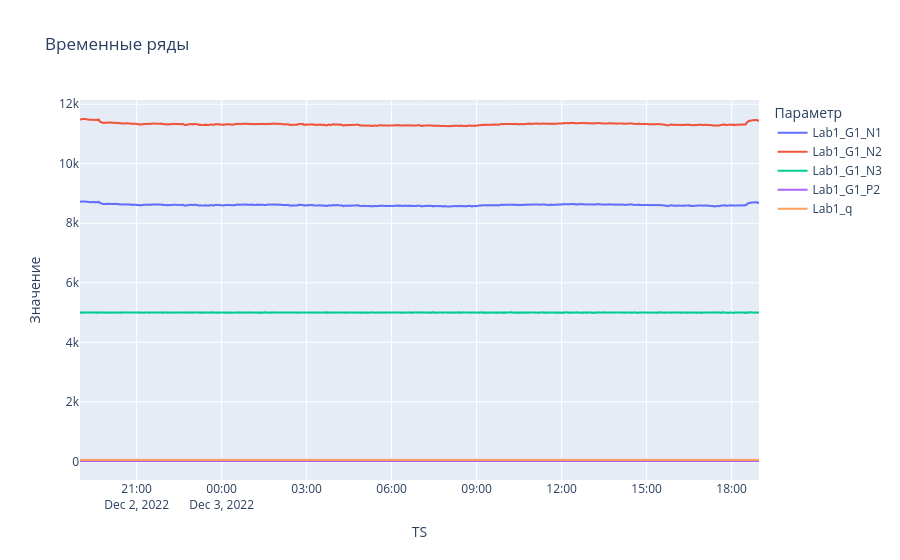

Notebook cell for this chart:
### Code cell
import pandas as pd
import plotly.express as px

df["TS"] = pd.to_datetime(df["TS"], utc=True)

cols = [
    "Lab1_G1_N1",
    "Lab1_G1_N2",
    "Lab1_G1_N3",
    "Lab1_G1_P2",
    "Lab1_q",
]

fig = px.line(
    df,
    x="TS",
    y=cols,
    title="Временные ряды",
)

fig.update_layout(
    hovermode="x unified",
    xaxis_title="TS",
    yaxis_title="Значение",
    legend_title="Параметр",
)

fig.show()

### Figure 1 — Plotly figure (JSON) as saved in the notebook; plotly's stock layout.template omitted (floating-point values rounded to 4 significant figures; data arrays with more than 128 entries replaced by an {"elided": "..."} marker saying what was removed)
{"data": [{"hovertemplate": "variable=Lab1_G1_N1<br>TS=%{x}<br>value=%{y}<extra></extra>", "legendgroup": "Lab1_G1_N1", "line": {"color": "#636efa", "dash": "solid"}, "marker": {"symbol": "circle"}, "mode": "lines", "name": "Lab1_G1_N1", "showlegend": true, "type": "scattergl", "x": {"elided": "2878 str values"}, "xaxis": "x", "y": {"elided": "2878 float values"}, "yaxis": "y"}, {"hovertemplate": "variable=Lab1_G1_N2<br>TS=%{x}<br>value=%{y}<extra></extra>", "legendgroup": "Lab1_G1_N2", "line": {"color": "#EF553B", "dash": "solid"}, "marker": {"symbol": "circle"}, "mode": "lines", "name": "Lab1_G1_N2", "showlegend": true, "type": "scattergl", "x": {"elided": "2878 str values"}, "xaxis": "x", "y": {"elided": "2878 float values"}, "yaxis": "y"}, {"hovertemplate": "variable=Lab1_G1_N3<br>TS=%{x}<br>value=%{y}<extra></extra>", "legendgroup": "Lab1_G1_N3", "line": {"color": "#00cc96", "dash": "solid"}, "marker": {"symbol": "circle"}, "mode": "lines", "name": "Lab1_G1_N3", "showlegend": true, "type": "scattergl", "x": {"elided": "2878 str values"}, "xaxis": "x", "y": {"elided": "2878 float values"}, "yaxis": "y"}, {"hovertemplate": "variable=Lab1_G1_P2<br>TS=%{x}<br>value=%{y}<extra></extra>", "legendgroup": "Lab1_G1_P2", "line": {"color": "#ab63fa", "dash": "solid"}, "marker": {"symbol": "circle"}, "mode": "lines", "name": "Lab1_G1_P2", "showlegend": true, "type": "scattergl", "x": {"elided": "2878 str values"}, "xaxis": "x", "y": {"elided": "2878 float values"}, "yaxis": "y"}, {"hovertemplate": "variable=Lab1_q<br>TS=%{x}<br>value=%{y}<extra></extra>", "legendgroup": "Lab1_q", "line": {"color": "#FFA15A", "dash": "solid"}, "marker": {"symbol": "circle"}, "mode": "lines", "name": "Lab1_q", "showlegend": true, "type": "scattergl", "x": {"elided": "2878 str values"}, "xaxis": "x", "y": {"elided": "2878 float values"}, "yaxis": "y"}], "layout": {"hovermode": "x unified", "legend": {"title": {"text": "Параметр"}, "tracegroupgap": 0}, "title": {"text": "Временные ряды"}, "xaxis": {"anchor": "y", "domain": [0, 1], "title": {"text": "TS"}}, "yaxis": {"anchor": "x", "domain": [0, 1], "title": {"text": "Значение"}}}}
